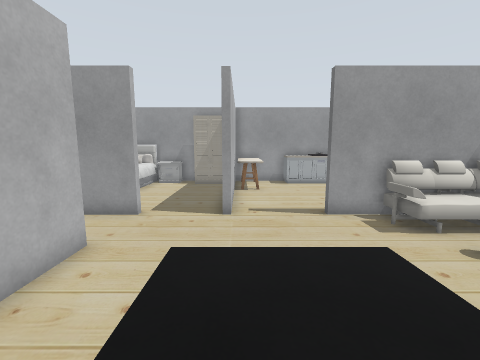
View 1 (above)

19 first-person views from a walk through a Gazebo world. The camera is 1.2 m above the floor, tilts 8° down and sees 90° across. The floor is counted in squares, 0.5 m on a side. Each view is taken from the middle of a square. On the plan, view 1 faces up. The plan holds only what a view shows up to about 16 squares ahead; the rest is blank. The place goes on beyond the plan. Gazebo's built-in surfaces are drawn with simple patterns.

View 2
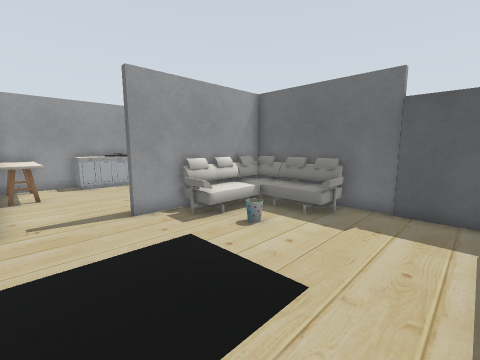

View 3
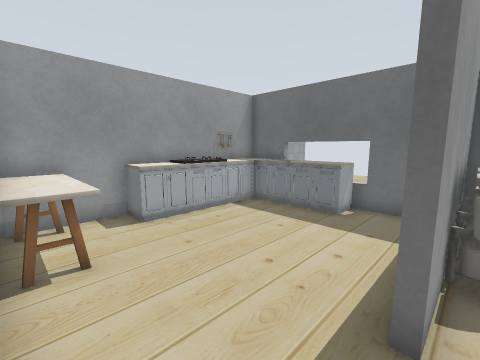

View 4
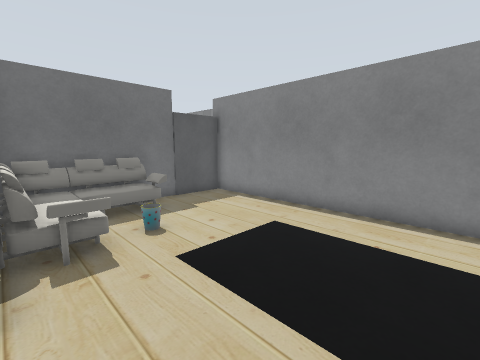

View 5
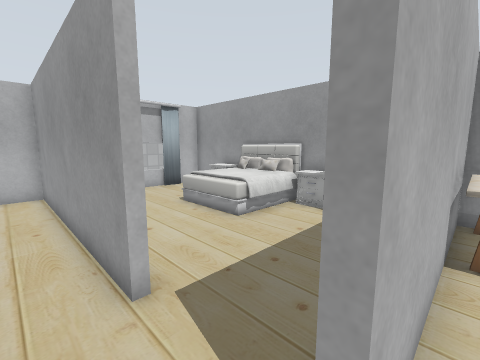

View 6
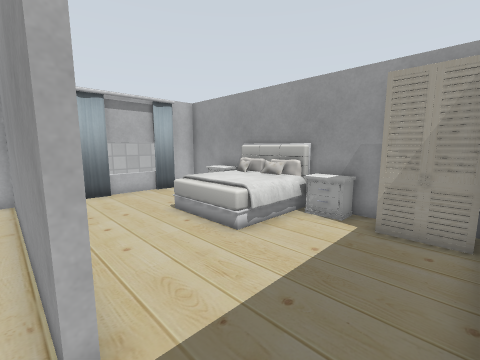

View 7
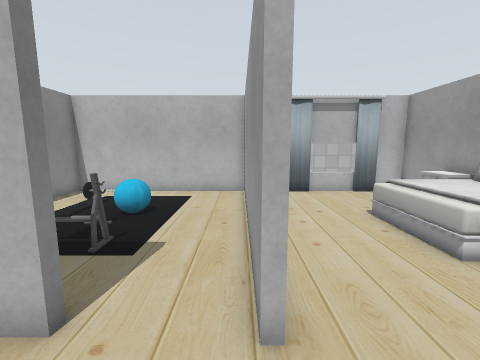

View 8
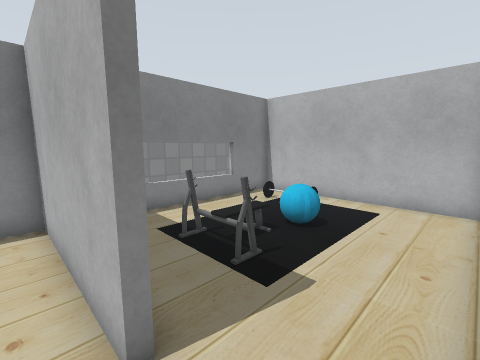

View 9
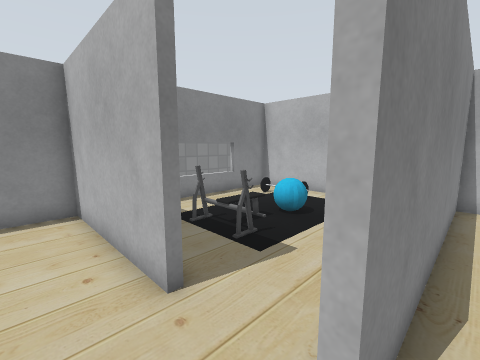

View 10
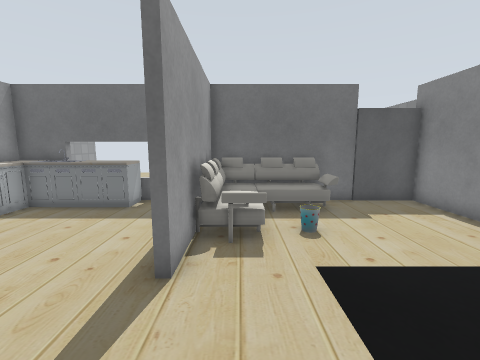

View 11
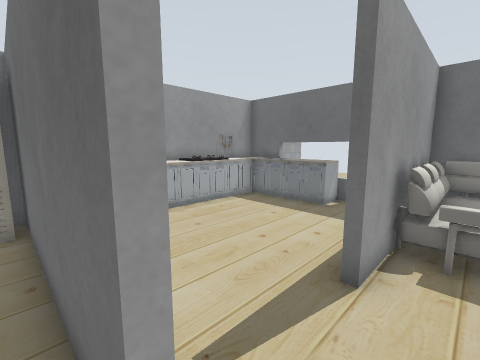

View 12
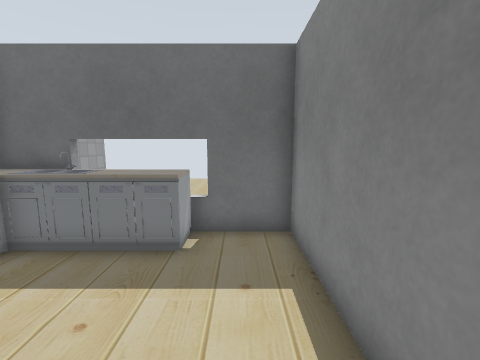

View 13
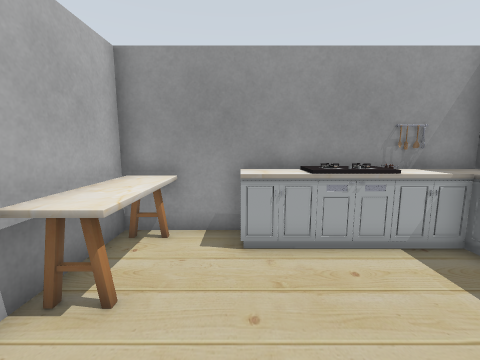

View 14
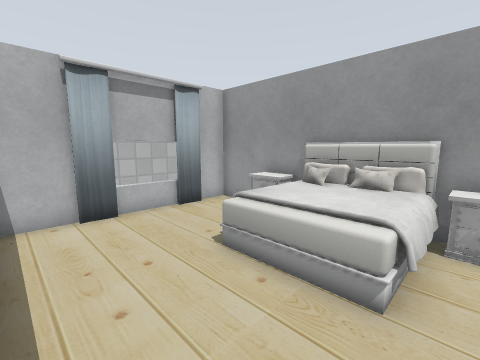

View 15
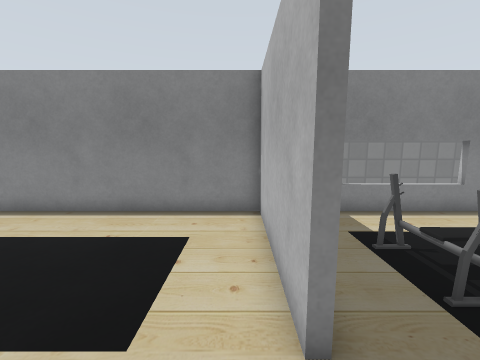

View 16
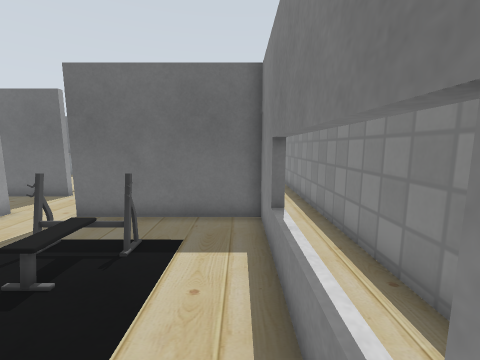

View 17
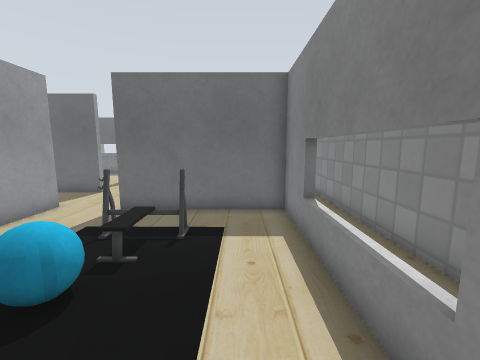

View 18
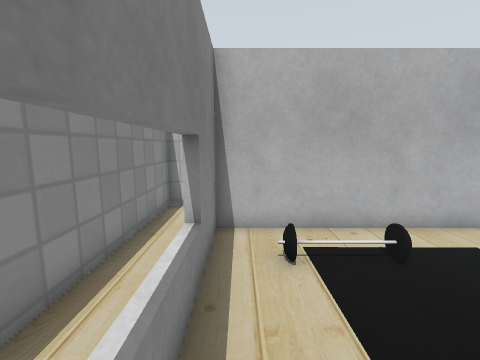

View 19
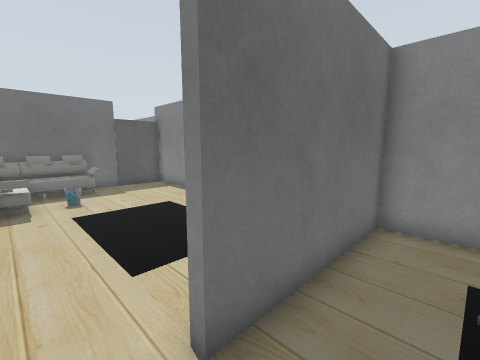

### Floor plan
Points are (right, up) in squares from view 1. A wall is a line through its corners. A room is listed if a view was taken in it or the views show most of it. See-through windows are left out.
Room 1 (views 1, 2, 3, 4, 5, 6, 7, 10, 11)
walls: (5.5, 8.2) (3, 8.2); (9.6, 1.9) (9.6, 8.2) (8.4, 8.2); (-4, 5.6) (-3.6, 5.6) (-3.6, -0.7) (9.6, -0.7); (-3.6, 8.2) (-4.6, 8.2)
ways out: opening at (-2.5, 8.5) to room 2; opening at (1, 9) to room 3; opening at (-4, 6.5) to room 4
objects: sofa (5, 4) to (9, 8); bin (6, 5)
Room 2 (views 8, 9, 14, 15)
walls: (-3.2, 16.7) (-13.8, 16.7) (-13.8, 8.6) (-3.6, 8.6) (-3.6, 8.2); (-0.6, 15.4) (-0.6, 16.7); (-0.6, 8.2) (-0.6, 13.5)
ways out: opening at (-2.5, 8.5) to room 1; opening at (-1, 14.5) to room 3
objects: nightstand (-11, 16) to (-10, 16); bed (-9, 13) to (-6, 16); nightstand (-5, 16) to (-4, 16); wardrobe (-3, 15) to (-2, 16)
Room 3 (views 12, 13)
walls: (-0.3, 12.5) (-0.3, 8.2); (4.2, 8.6) (5.5, 8.6); (-0.6, 16.7) (-1, 16.7); (8.4, 8.6) (9.6, 8.6) (9.6, 16.7) (-0.4, 16.7)
ways out: opening at (1, 9) to room 1; opening at (-1, 14.5) to room 2
objects: kitchen table (0, 13) to (1, 16); kitchen cabinet (3, 16) to (4, 16); bench (5, 16) to (7, 16); kitchen cabinet (8, 12) to (9, 16)
Room 4 (views 16, 17, 18, 19)
walls: (-4.6, 8.2) (-13.8, 8.2) (-13.8, -0.7) (-4, -0.7) (-4, 5.6)
ways out: opening at (-4, 6.5) to room 1
objects: other object (-12, 1) to (-12, 3); cyan ball (-10, 4) to (-9, 5); other object (-8, 3) to (-7, 4)

Positions as (right, up) in squares from view 1, and headings:
1: (0, 0), facing up
2: (0, 0), facing up-right
3: (0, 8), facing up-right
4: (-1, 8), facing down-right
5: (0, 7), facing up-left
6: (-1, 8), facing up-left
7: (-1, 8), facing left
8: (-3, 8), facing down-left
9: (-2, 9), facing down-left
10: (-1, 7), facing right
11: (-1, 7), facing up-right
12: (3, 10), facing right
13: (3, 10), facing up
14: (-5, 9), facing up-left
15: (-3, 8), facing down
16: (-12, 0), facing right
17: (-13, 1), facing right
18: (-7, 0), facing left
19: (-6, 7), facing down-right
